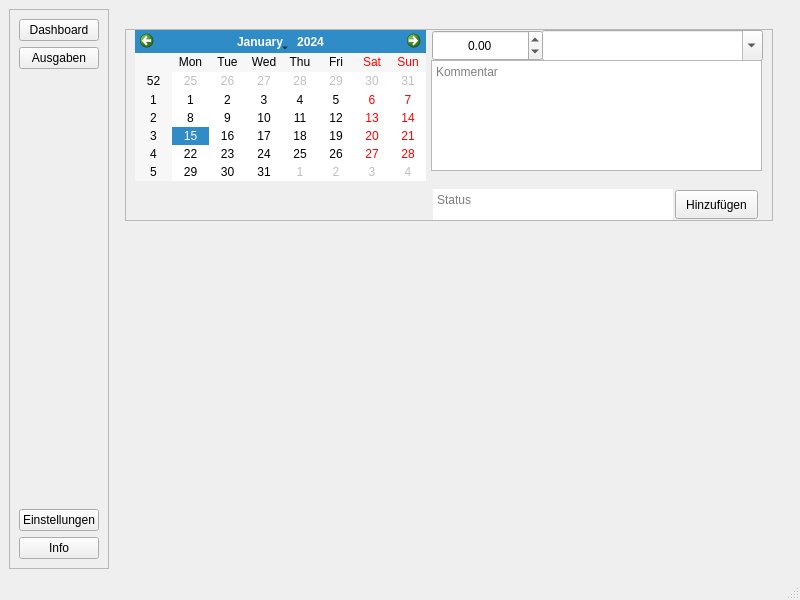
<?xml version="1.0" encoding="UTF-8"?>
<ui version="4.0">
 <class>MainWindow</class>
 <widget class="QMainWindow" name="MainWindow">
  <property name="geometry">
   <rect>
    <x>0</x>
    <y>0</y>
    <width>800</width>
    <height>600</height>
   </rect>
  </property>
  <property name="windowTitle">
   <string>MainWindow</string>
  </property>
  <widget class="QWidget" name="centralwidget">
   <layout class="QHBoxLayout" name="horizontalLayout">
    <item>
     <widget class="QFrame" name="frame">
      <property name="frameShape">
       <enum>QFrame::StyledPanel</enum>
      </property>
      <property name="frameShadow">
       <enum>QFrame::Raised</enum>
      </property>
      <layout class="QVBoxLayout" name="verticalLayout">
       <item>
        <widget class="QPushButton" name="dashboardPushButton">
         <property name="text">
          <string>Dashboard</string>
         </property>
        </widget>
       </item>
       <item>
        <widget class="QPushButton" name="expensesPushButton">
         <property name="text">
          <string>Ausgaben</string>
         </property>
        </widget>
       </item>
       <item>
        <spacer name="verticalSpacer">
         <property name="orientation">
          <enum>Qt::Vertical</enum>
         </property>
         <property name="sizeHint" stdset="0">
          <size>
           <width>20</width>
           <height>384</height>
          </size>
         </property>
        </spacer>
       </item>
       <item>
        <widget class="QPushButton" name="settingsPushButton">
         <property name="text">
          <string>Einstellungen</string>
         </property>
        </widget>
       </item>
       <item>
        <widget class="QPushButton" name="infoPushButton">
         <property name="text">
          <string>Info</string>
         </property>
        </widget>
       </item>
      </layout>
     </widget>
    </item>
    <item>
     <widget class="QStackedWidget" name="stackedWidget">
      <property name="enabled">
       <bool>true</bool>
      </property>
      <property name="currentIndex">
       <number>1</number>
      </property>
      <widget class="QWidget" name="page">
       <widget class="QFrame" name="frame_2">
        <property name="geometry">
         <rect>
          <x>0</x>
          <y>0</y>
          <width>175</width>
          <height>48</height>
         </rect>
        </property>
        <property name="frameShape">
         <enum>QFrame::StyledPanel</enum>
        </property>
        <property name="frameShadow">
         <enum>QFrame::Raised</enum>
        </property>
        <layout class="QHBoxLayout" name="horizontalLayout_2">
         <item>
          <widget class="QComboBox" name="comboBox"/>
         </item>
         <item>
          <widget class="QComboBox" name="comboBox_2"/>
         </item>
        </layout>
       </widget>
       <widget class="QGraphicsView" name="graphicsView">
        <property name="geometry">
         <rect>
          <x>180</x>
          <y>0</y>
          <width>311</width>
          <height>51</height>
         </rect>
        </property>
       </widget>
       <widget class="QGraphicsView" name="graphicsView_2">
        <property name="geometry">
         <rect>
          <x>0</x>
          <y>250</y>
          <width>341</width>
          <height>281</height>
         </rect>
        </property>
       </widget>
       <widget class="QScrollArea" name="scrollArea">
        <property name="geometry">
         <rect>
          <x>340</x>
          <y>80</y>
          <width>321</width>
          <height>461</height>
         </rect>
        </property>
        <property name="widgetResizable">
         <bool>true</bool>
        </property>
        <widget class="QWidget" name="scrollAreaWidgetContents">
         <property name="geometry">
          <rect>
           <x>0</x>
           <y>0</y>
           <width>319</width>
           <height>459</height>
          </rect>
         </property>
        </widget>
       </widget>
      </widget>
      <widget class="QWidget" name="page_2">
       <widget class="QFrame" name="frame_3">
        <property name="geometry">
         <rect>
          <x>10</x>
          <y>20</y>
          <width>648</width>
          <height>192</height>
         </rect>
        </property>
        <property name="frameShape">
         <enum>QFrame::StyledPanel</enum>
        </property>
        <property name="frameShadow">
         <enum>QFrame::Raised</enum>
        </property>
        <widget class="QComboBox" name="expensesCategoryComboBox">
         <property name="geometry">
          <rect>
           <x>417</x>
           <y>1</y>
           <width>221</width>
           <height>31</height>
          </rect>
         </property>
         <property name="mouseTracking">
          <bool>true</bool>
         </property>
         <property name="tabletTracking">
          <bool>true</bool>
         </property>
         <property name="acceptDrops">
          <bool>true</bool>
         </property>
         <property name="editable">
          <bool>true</bool>
         </property>
        </widget>
        <widget class="QTextEdit" name="expensesComment">
         <property name="geometry">
          <rect>
           <x>306</x>
           <y>31</y>
           <width>331</width>
           <height>111</height>
          </rect>
         </property>
         <property name="tabletTracking">
          <bool>true</bool>
         </property>
         <property name="html">
          <string>&lt;!DOCTYPE HTML PUBLIC &quot;-//W3C//DTD HTML 4.0//EN&quot; &quot;http://www.w3.org/TR/REC-html40/strict.dtd&quot;&gt;
&lt;html&gt;&lt;head&gt;&lt;meta name=&quot;qrichtext&quot; content=&quot;1&quot; /&gt;&lt;meta charset=&quot;utf-8&quot; /&gt;&lt;style type=&quot;text/css&quot;&gt;
p, li { white-space: pre-wrap; }
hr { height: 1px; border-width: 0; }
&lt;/style&gt;&lt;/head&gt;&lt;body style=&quot; font-family:'Segoe UI'; font-size:9pt; font-weight:400; font-style:normal;&quot;&gt;
&lt;p style=&quot;-qt-paragraph-type:empty; margin-top:0px; margin-bottom:0px; margin-left:0px; margin-right:0px; -qt-block-indent:0; text-indent:0px;&quot;&gt;&lt;br /&gt;&lt;/p&gt;&lt;/body&gt;&lt;/html&gt;</string>
         </property>
         <property name="placeholderText">
          <string>Kommentar</string>
         </property>
        </widget>
        <widget class="QPushButton" name="add_expenses_Button">
         <property name="geometry">
          <rect>
           <x>550</x>
           <y>161</y>
           <width>83</width>
           <height>29</height>
          </rect>
         </property>
         <property name="text">
          <string>Hinzufügen</string>
         </property>
        </widget>
        <widget class="QCalendarWidget" name="calendarWidget">
         <property name="geometry">
          <rect>
           <x>10</x>
           <y>1</y>
           <width>291</width>
           <height>151</height>
          </rect>
         </property>
        </widget>
        <widget class="QDoubleSpinBox" name="expensesPriceSpin">
         <property name="geometry">
          <rect>
           <x>307</x>
           <y>1</y>
           <width>111</width>
           <height>31</height>
          </rect>
         </property>
         <property name="mouseTracking">
          <bool>true</bool>
         </property>
         <property name="tabletTracking">
          <bool>true</bool>
         </property>
         <property name="acceptDrops">
          <bool>true</bool>
         </property>
         <property name="alignment">
          <set>Qt::AlignCenter</set>
         </property>
         <property name="buttonSymbols">
          <enum>QAbstractSpinBox::UpDownArrows</enum>
         </property>
         <property name="prefix">
          <string/>
         </property>
         <property name="minimum">
          <double>-1000000.989999999990687</double>
         </property>
         <property name="maximum">
          <double>1000000.989999999990687</double>
         </property>
         <property name="singleStep">
          <double>0.010000000000000</double>
         </property>
        </widget>
        <widget class="QTextEdit" name="sqlStatusLine">
         <property name="geometry">
          <rect>
           <x>308</x>
           <y>160</y>
           <width>240</width>
           <height>31</height>
          </rect>
         </property>
         <property name="mouseTracking">
          <bool>false</bool>
         </property>
         <property name="focusPolicy">
          <enum>Qt::StrongFocus</enum>
         </property>
         <property name="acceptDrops">
          <bool>false</bool>
         </property>
         <property name="autoFillBackground">
          <bool>true</bool>
         </property>
         <property name="frameShape">
          <enum>QFrame::NoFrame</enum>
         </property>
         <property name="frameShadow">
          <enum>QFrame::Plain</enum>
         </property>
         <property name="readOnly">
          <bool>true</bool>
         </property>
         <property name="html">
          <string>&lt;!DOCTYPE HTML PUBLIC &quot;-//W3C//DTD HTML 4.0//EN&quot; &quot;http://www.w3.org/TR/REC-html40/strict.dtd&quot;&gt;
&lt;html&gt;&lt;head&gt;&lt;meta name=&quot;qrichtext&quot; content=&quot;1&quot; /&gt;&lt;meta charset=&quot;utf-8&quot; /&gt;&lt;style type=&quot;text/css&quot;&gt;
p, li { white-space: pre-wrap; }
hr { height: 1px; border-width: 0; }
&lt;/style&gt;&lt;/head&gt;&lt;body style=&quot; font-family:'Segoe UI'; font-size:9pt; font-weight:400; font-style:normal;&quot;&gt;
&lt;p style=&quot;-qt-paragraph-type:empty; margin-top:0px; margin-bottom:0px; margin-left:0px; margin-right:0px; -qt-block-indent:0; text-indent:0px;&quot;&gt;&lt;br /&gt;&lt;/p&gt;&lt;/body&gt;&lt;/html&gt;</string>
         </property>
         <property name="placeholderText">
          <string>Status</string>
         </property>
        </widget>
       </widget>
      </widget>
     </widget>
    </item>
   </layout>
  </widget>
  <widget class="QMenuBar" name="menubar">
   <property name="geometry">
    <rect>
     <x>0</x>
     <y>0</y>
     <width>800</width>
     <height>21</height>
    </rect>
   </property>
  </widget>
  <widget class="QStatusBar" name="statusbar"/>
 </widget>
 <resources/>
 <connections/>
</ui>
